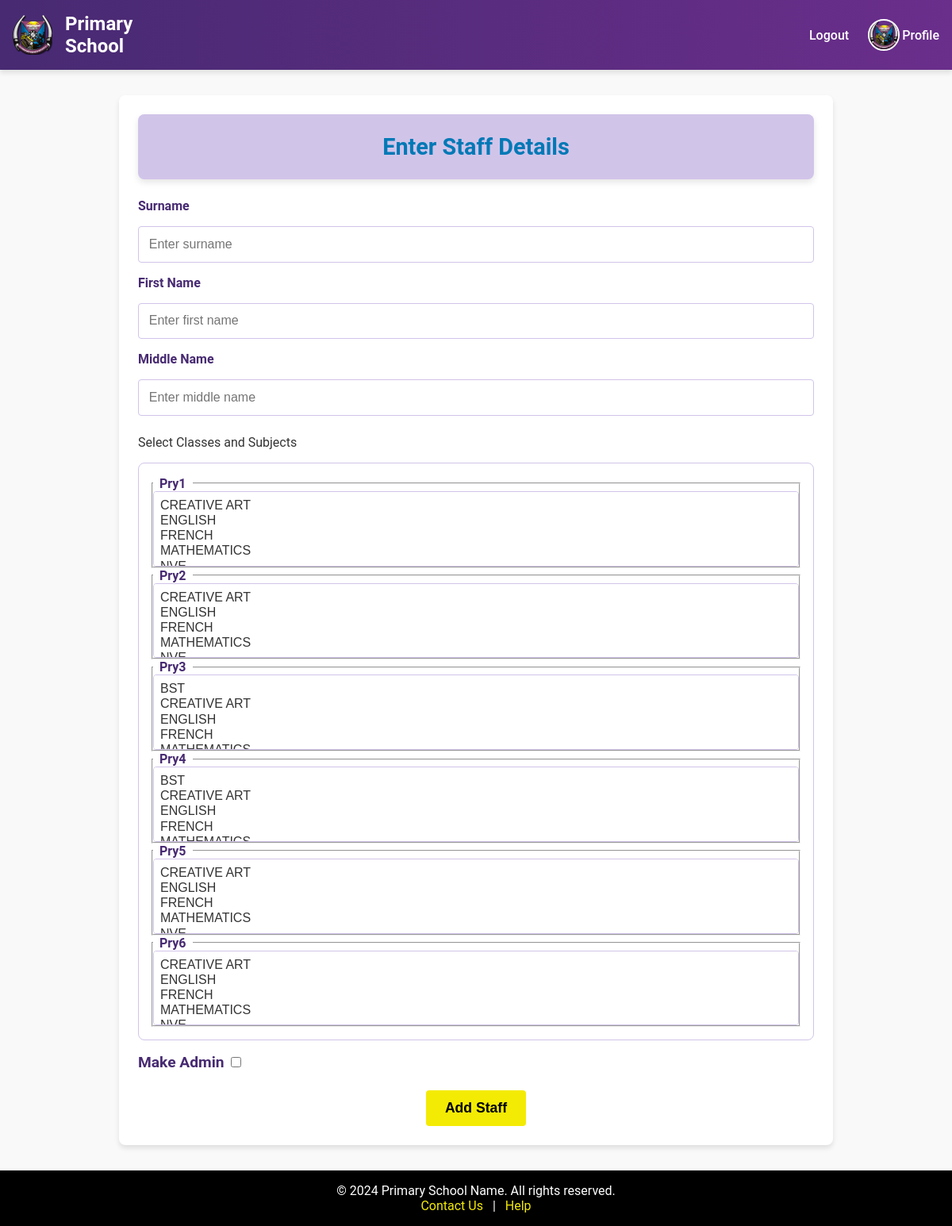
The app's page /add-staff with its own data.
### tables this page shows
CREATE TABLE classes (
    class_id INTEGER PRIMARY KEY AUTOINCREMENT,
    class_name TEXT NOT NULL UNIQUE
);

### app.py (the view, shortened to what this page needs)
@app.route('/add-staff', methods=['GET', 'POST'])
def add_staff_route():
    try:
        class_list = get_class_list()
        subject_list = get_subject_list()
        available_subjects = [
            {
                'class': cls,
                'subjects': [
                    subject for subject in subject_list
                    if not is_subject_assigned_to_class(subject['subject_id'], cls['class_id'])
                ]
            }
            for cls in class_list
        ]
        return render_template('add_staff.html', available_subjects=available_subjects)
    except Exception as e:
        flash('Unable to load data for adding staff.', 'error')
        return redirect(url_for('dashboard'))

### engine.py (called while the page is built)
def get_db_connection():
    conn = sqlite3.connect("school_system.db")
    conn.row_factory = sqlite3.Row  # Allows fetching results as dictionaries
    return conn

def is_subject_assigned_to_class(subject_id, class_id):
    try:
        conn = get_db_connection()
        cursor = conn.cursor()
        cursor.execute("""
            SELECT 1 FROM staff_assignments
            WHERE class_id = ? AND subject_id = ?
        """, (class_id, subject_id))
        result = cursor.fetchone()
        return result is not None
    except Exception as e:
        print(f"Error checking subject assignment: {e}")
        return False
    finally:
        conn.close()

def get_class_list():
    try:
        conn = get_db_connection()
        cursor = conn.cursor()
        cursor.execute("SELECT * FROM classes")
        return [dict(row) for row in cursor.fetchall()]
    except Exception as e:
        print(f"Error fetching class list: {e}")
        return []
    finally:
        conn.close()

def get_subject_list():
    try:
        conn = get_db_connection()
        cursor = conn.cursor()
        cursor.execute("SELECT * FROM subjects")
        return [dict(row) for row in cursor.fetchall()]
    except Exception as e:
        print(f"Error fetching subject list: {e}")
        return []
    finally:
        conn.close()

### templates/add_staff.html (shortened to what this page needs)
<!DOCTYPE html>
<html lang="en">
<head>
    <link rel="stylesheet" href="{{ url_for('static', filename='styles.css') }}">
</head>
<body>
    <header>
        <div class="header-content">
            <div class="logo-title">
                <img src="{{ url_for('static', filename = 'images/futa-logo.png') }}" alt="School Logo" class="logo">
                <h3>Primary <br> School</h3>
            </div>
            <nav class="menu">
                <div class="other-sections">
                    <a href="/logout">Logout</a>
                </div>
                <div class="profile-section">
                    <img src="{{ url_for('static', filename = 'images/futa-logo.png') }}" alt="Profile Picture" class="profile-pic">
                    <a href="/update-profile">Profile</a>
                </div>
            </nav>
        </div>
    </header>
    <main>
        <section class="add-staff-container">
            <h2>Enter Staff Details</h2>
            <form action="/add-staff" method="post">
                <div class="form-container">
                    <div class="form-group">
                        <label for="surname">Surname</label>
                        <input type="text" id="surname" name="surname" placeholder="Enter surname" required>
                        <label for="first_name">First Name</label>
                        <input type="text" id="first_name" name="first_name" placeholder="Enter first name" required>
                        <label for="middle_name">Middle Name</label>
                        <input type="text" id="middle_name" name="middle_name" placeholder="Enter middle name">
                    </div>
                    <div class="form-group1">
                        <label for="subject_id">Select Classes and Subjects</label>
                        <div id="subject-selection">
                            {% if available_subjects %}
                                {% for class_info in available_subjects %}
                                    <fieldset>
                                        <legend>{{ class_info['class']['class_name'] }}</legend>
                                        {% if class_info['subjects'] %}
                                            <select name="subject_assignment[{{ class_info['class']['class_id'] }}][]" multiple>
                                                {% for subject in class_info['subjects'] %}
                                                    <option value="{{ subject['subject_id'] }}">{{ subject['subject_name'] }}</option>
                                                {% endfor %}
                                            </select>
                                        {% else %}
                                            <p>No subjects available for {{ class_info['class']['class_name'] }}</p>
                                        {% endif %}
                                    </fieldset>
                                {% endfor %}
                            {% else %}
                                <p>No classes or subjects are available for assignment.</p>
                            {% endif %}
                        </div>
                    </div>
                </div>
                <div class="form-group2">
                    <label for="is_admin">Make Admin</label>
                    <input type="checkbox" id="is_admin" name="is_admin">
                </div>
                <div class="button-group">
                    <button type="submit">Add Staff</button>
                </div>
            </form>
        </section>
    </main>
    <footer>
        <p>&copy; 2024 Primary School Name. All rights reserved.</p>
        <nav>
            <a href="/contact">Contact Us</a> |
            <a href="/help">Help</a>
        </nav>
    </footer>
</body>
</html>

### static/styles.css (style rules this page uses)
* { margin: 0; padding: 0; box-sizing: border-box; }
:root { --primary-color: #472a72; --primary-color2: #0079b6; --secondary-color: #f4eb04; --tertiary-color: #d1c4e9; --accent-color: #000; --background-color: #f9f9f9; --text-color: #333; --header-gradient: linear-gradient(90deg, #472a72, #6a2e8b); }
body { font-family: 'Roboto', sans-serif; background-color: var(--background-color); color: var(--text-color); display: flex; flex-direction: column; min-height: 100vh; }
header { width: 100%; background: var(--header-gradient); color: white; box-shadow: 0 4px 6px rgba(0, 0, 0, 0.1); padding: 1rem; }
.header-content { display: flex; justify-content: space-between; align-items: center; max-width: 1200px; margin: 0 auto; gap: 1rem; }
.logo-title { display: flex; align-items: center; }
.logo { width: 50px; height: auto; margin-right: 1rem; }
h1, h3 { font-size: 1.5rem; font-weight: 600; }
.menu { display: flex; gap: 1.5rem; align-items: center; }
.menu a { color: white; text-decoration: none; font-weight: 500; transition: color 0.3s ease; }
.profile-section { display: flex; align-items: center; }
.profile-pic { width: 40px; height: 40px; border-radius: 50%; object-fit: cover; border: 2px solid white; margin-right: 0.2rem; }
footer { width: 100%; background-color: var(--accent-color); color: white; padding: 1rem; text-align: center; margin-top: auto; }
footer nav a { color: var(--secondary-color); text-decoration: none; margin: 0 0.5rem; }
button[type="submit"], .sidebar-toggle { background-color: var(--secondary-color); color: var(--accent-color); padding: 0.75rem 1rem; border: none; border-radius: 4px; font-size: 1rem; font-weight: 600; cursor: pointer; transition: background-color 0.3s, transform 0.2s; }
button[type="submit"] { background-color: var(--secondary-color); color: var(--accent-color); padding: 0.75rem 1.5rem; border: none; border-radius: 4px; font-size: 1rem; font-weight: bold; cursor: pointer; transition: background-color 0.3s, transform 0.2s ease-in-out; }
button[type="submit"], .reset-button { background-color: var(--secondary-color); color: var(--accent-color); padding: 0.75rem 1rem; border: none; border-radius: 4px; font-size: 1rem; font-weight: 600; cursor: pointer; transition: background-color 0.3s ease, transform 0.2s; }
.add-staff-container { max-width: 900px; margin: 2rem auto; padding: 1.5rem; background-color: #fff; border-radius: 8px; box-shadow: 0 4px 6px rgba(0, 0, 0, 0.1); font-size: 1rem; }
.add-staff-container h2 { text-align: center; background-color: var(--tertiary-color); color: var(--primary-color2); margin-bottom: 1.5rem; font-size: 1.8rem; padding: 1.5rem; border-radius: 8px; box-shadow: 0 4px 8px rgba(0, 0, 0, 0.1); }
.form-container { display: flex; flex-wrap: wrap; gap: 1.5rem; justify-content: space-between; }
.form-group { flex: 1 1 45%; display: flex; flex-direction: column; gap: 1rem; }
.form-group label { font-weight: bold; color: var(--primary-color); }
.form-group input { padding: 0.8rem; border: 1px solid var(--tertiary-color); border-radius: 4px; font-size: 1rem; color: var(--text-color); }
.form-group1 { flex: 1 1 100%; display: flex; flex-direction: column; gap: 1rem; }
#subject-selection { border: 1px solid var(--tertiary-color); border-radius: 8px; padding: 1rem; }
#subject-selection legend { font-weight: bold; color: var(--primary-color); padding: 0 0.5rem; }
#subject-selection select { width: 100%; padding: 0.5rem; border: 1px solid var(--tertiary-color); border-radius: 4px; font-size: 1rem; color: var(--text-color); }
.form-group2 { display: flex; align-items: center; gap: 0.5rem; margin-top: 1rem; }
.form-group2 label { font-size: larger; font-weight: bold; color: var(--primary-color); }
.button-group { text-align: center; margin-top: 1.5rem; }
.button-group button { background-color: var(--secondary-color); color: black; padding: 0.75rem 1.5rem; border: none; border-radius: 4px; font-size: 1.1rem; font-weight: bold; cursor: pointer; transition: background-color 0.3s, transform 0.2s; }
button { background-color: var(--secondary-color); color: var(--accent-color); border: none; border-radius: 4px; padding: 0.75rem 1.25rem; font-size: 1rem; font-weight: 600; cursor: pointer; transition: background-color 0.3s ease, transform 0.2s ease; }

### records on screen
classes: class.class_name "Pry1", class.class_id "CREATIVE ART / ENGLISH / FRENCH / MATHEMATICS"
classes: class.class_name "Pry2", class.class_id "CREATIVE ART / ENGLISH / FRENCH / MATHEMATICS"
classes: class.class_name "Pry3", class.class_id "BST / CREATIVE ART / ENGLISH / FRENCH"
classes: class.class_name "Pry4", class.class_id "BST / CREATIVE ART / ENGLISH / FRENCH"
classes: class.class_name "Pry5", class.class_id "CREATIVE ART / ENGLISH / FRENCH / MATHEMATICS"
classes: class.class_name "Pry6", class.class_id "CREATIVE ART / ENGLISH / FRENCH / MATHEMATICS"
